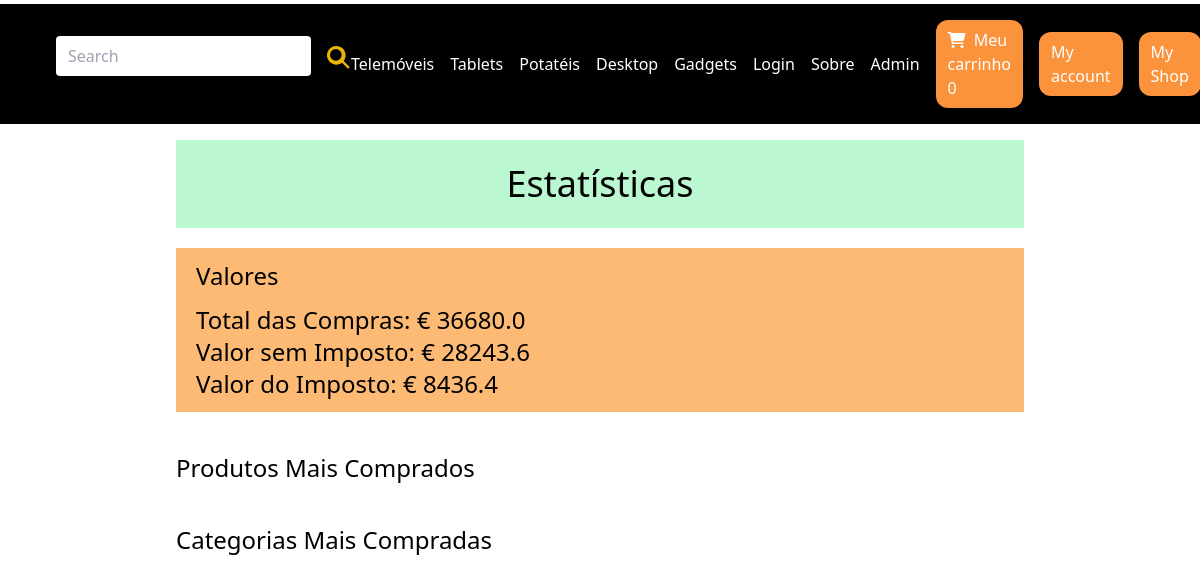
Screenshot of /my_account/my_statistics/ (signed in) with the database file from the repository.
### shop/models.py (models this page shows, shortened)
class Category(models.Model):
    title = models.CharField(max_length=50)
    slug = models.SlugField(max_length=50)
    class Meta:
        verbose_name_plural = 'Categories'

### userprofile/views.py (the view)
# urls.py: path('my_account/my_statistics/', my_statistics, name='my_statistics'),
@login_required
def my_statistics(request):
    user_orders = Order.objects.filter(created_by=request.user)
    total_purchases = user_orders.aggregate(total=Sum('total_amount'))['total']
    total_purchases = float(total_purchases) if total_purchases else 0.0
    tax_percentage = 0.23
    tax_amount = Decimal(total_purchases) * Decimal(tax_percentage)
    total_without_tax = total_purchases - float(tax_amount)
    total_purchases = round(total_purchases, 2)
    total_without_tax = round(total_without_tax, 2)
    tax_amount = round(float(tax_amount), 2)
    user_top_products = OrderItem.objects.filter(order__in=user_orders) \
                                          .values('product__title') \
                                          .annotate(total_quantity=Sum('quantity')) \
                                          .order_by('-total_quantity')[:5]
    user_top_categories = OrderItem.objects.filter(order__in=user_orders) \
                                            .values('product__category__title') \
                                            .annotate(total_quantity=Sum('quantity')) \
                                            .order_by('-total_quantity')[:5]
    context = {
        'user_top_products': user_top_products,
        'user_top_categories': user_top_categories,
        'total_purchases': total_purchases,
        'total_without_tax': total_without_tax,
        'tax_amount': tax_amount,
    }
    return render(request, 'userprofile/my_statistics.html', context)

### shop/cart.py (called while the page is built)
    def __len__(self):
        return sum(item['quantity'] for item in self.cart.values())

### shop/context_processors.py (called while the page is built)
def cart(request):
    return {'cart': Cart(request)}

### shop/templatetags/menu.py (called while the page is built)
@register.inclusion_tag('core/menu.html')
def menu():
    categories = Category.objects.all()
    return {'categories': categories, }

### userprofile/templates/userprofile/my_statistics.html (shortened to what this page needs)
{% extends 'core/base.html' %}
{% block content %}
    <div class="statistic-title">
        <h1 class="text-4xl text-black text-center py-6 mb-5 bg-green-200">Estatísticas</h1>
    </div>
    <div class="chart-container">
        <div class="bg-orange-300 py-3" >
            <h2 class="text-2xl ml-5 mb-3">Valores</h2>
            <p class="text-2xl ml-5">Total das Compras: € {{ total_purchases }}</p>
            <p class="text-2xl ml-5">Valor sem Imposto: € {{ total_without_tax }}</p>
            <p class="text-2xl ml-5">Valor do Imposto: € {{ tax_amount }}</p>
        </div>
        <div class="top-products-chart">
            <h2 class="text-2xl mt-10">Produtos Mais Comprados</h2>
        </div>
        <div class="top-categories-chart">
            <h2 class="text-2xl mt-10">Categorias Mais Compradas</h2>
        </div>
    </div>
{% endblock %}

### core/templates/core/menu.html
{% for category in categories %}
 <a href="{% url 'category_details' category.slug %}" class=" text-2xs text-white">{{category.title}}</a>
{% endfor %}
<a href="{% url 'login' %}" class=" text-2xs text-white">Login</a>
<a href="{% url 'about' %}" class=" text-2xs text-white">Sobre</a>
<a href="http://127.0.0.1:8000/admin/" class=" text-2xs text-white">Admin</a>

### rows the page displays
Category: title "Telemóveis"
Category: title "Tablets"
Category: title "Potatéis"
Category: title "Desktop"
Category: title "Gadgets"

### other values shown
{{ cart|length }} "0"
{{ total_purchases }} "36680.0"
{{ total_without_tax }} "28243.6"
{{ tax_amount }} "8436.4"
